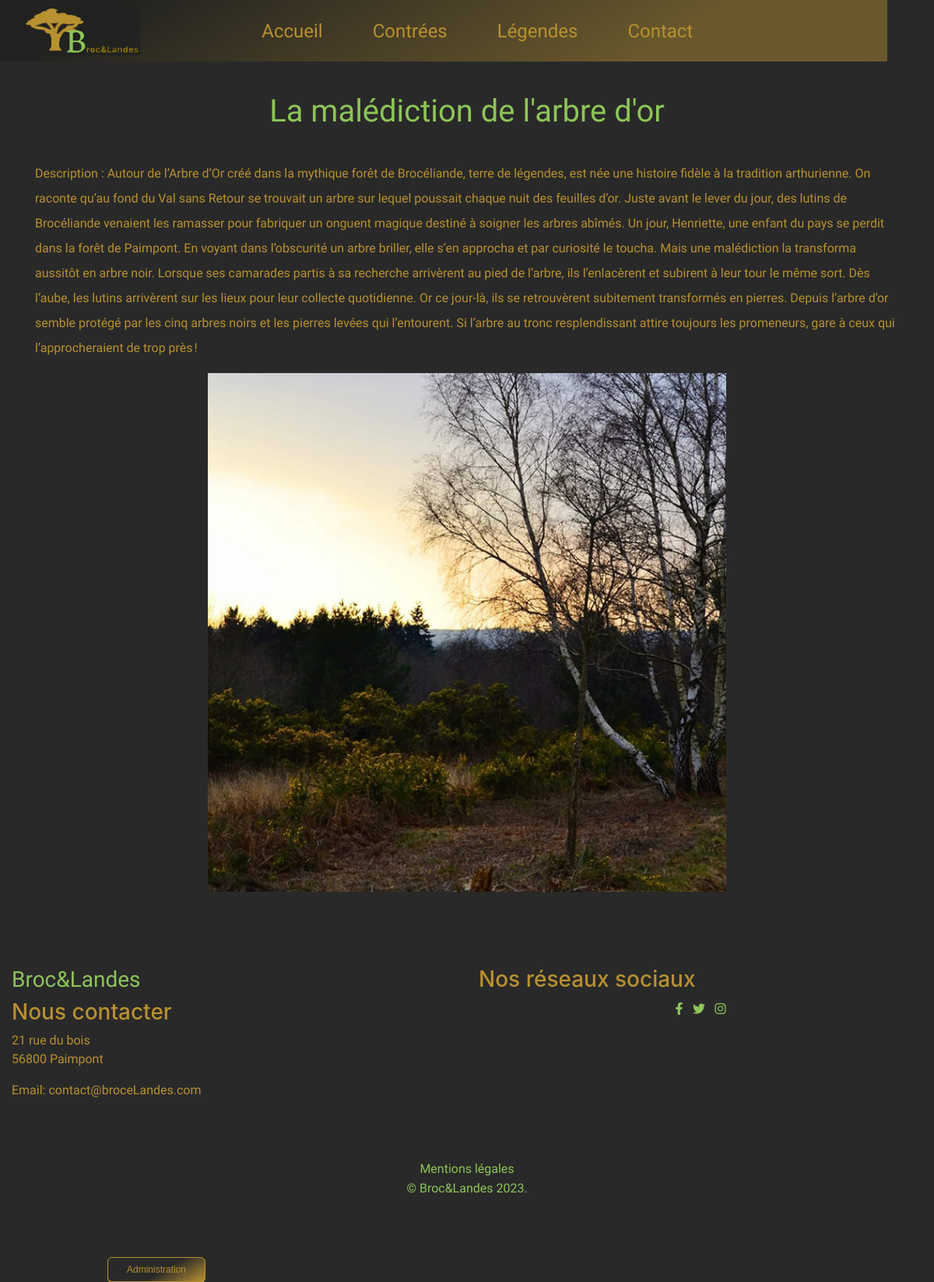
The app's page /?action=detailsLegende&id=1 with its own data.
### tables this page shows
CREATE TABLE `legende` (
  `Id_legende` int(11) NOT NULL,
  `titre` varchar(50) NOT NULL,
  `contenu` text DEFAULT NULL,
  `photo` varchar(500) DEFAULT NULL,
  `Id_contree` int(11) DEFAULT NULL
);

### App/Controllers/detailsLegendeController.php (called while the page is built, shortened)
<?php
            $id = $_GET['id'];
            $legende = Legende::getById($id);
    include_once('App/Views/viewDetailsLegende.php');
?>

### index.php (called while the page is built, shortened)
<?php
require_once(__DIR__ . '/App/routage.php');
if (isset($_GET["action"])) {
    $action = $_GET["action"];
} else {
    $action = "defaut";
}
$fichier = redirectsTo($action);
include(__DIR__ . '/App/Controllers/' . $fichier);
?>

### App/Models/legende.php (called while the page is built, shortened)
<?php
class Legende extends DbConnect
{
    public static function getById($id)
    {
        try {
            $cnx = self::dbConnect();
            $req = $cnx->prepare("SELECT * FROM legende WHERE Id_legende = :id");
            $req->bindValue(':id', $id, PDO::PARAM_INT);
            $req->execute();
            return $req->fetch(PDO::FETCH_ASSOC);
        } catch (PDOException $e) {
            die("Erreur lors de la récupération des données : " . $e->getMessage());
        }
    }
}
?>

### App/Views/viewDetailsLegende.php (the view)
<?php
include_once(__DIR__ . '/viewHeader.php');
?>
<main class="container">
    <div class="detailsLegende">
        <h1><?= $legende['titre'] ?></h1>
        <p>Description : <?= $legende['contenu'] ?></p>
        <img src="Data/images/<?= $legende['photo'] ?>" alt="<?= $legende['titre'] ?>">
    </div>
</main>
<?php
include_once(__DIR__ . '/viewFooter.php');
?>

### Public/css/style.css (style rules this page uses)
:root { --vert: #8DC558; --doree: #b89130; --fond-gris-foncee: #292929; --fond-blanc: #dedddd; --fond-noir: #1c1b1b; }
* { margin: 0; padding: 0; }
h1, h2, h3 h4, p, a { font-family: 'Roboto', Helvetica, sans-serif; text-decoration: none; }
@media only screen and (min-width : 600px) { body { max-width: 1200px; width: 100%; min-height: 1200px; margin: 0 auto; background-color: var(--fond-gris-foncee); background-size: cover; color: var(--doree); } }
@media only screen and (min-width : 600px) { .container .detailsContree img, .container .detailsLegende img { max-width: 60%; margin-bottom: 20px; display: block; margin-left: auto; margin-right: auto; } }
@media only screen and (min-width : 600px) { .container h1 { margin: 40px; color: var(--vert); text-align: center; } }
@media only screen and (min-width : 600px) { .container p { color: var(--doree); line-height: 2rem; } }

### records on screen
legende: titre "La malédiction de l'arbre d'or", contenu "Autour de l’Arbre d’Or créé dans la mythique forêt de Brocéliande, terre de légendes, est née une histoire fidèle à la tradition arthurienne. On raconte qu’au fond du Val sans Retour se trouvait un arbre sur lequel poussait chaque nuit des feuilles d’or. Juste avant le lever du jour, des lutins de Brocéliande venaient les ramasser pour fabriquer un onguent magique destiné à soigner les arbres abîmés. Un jour, Henriette, une enfant du pays se perdit dans la forêt de Paimpont. En voyant dans l’obscurité un arbre briller, elle s’en approcha et par curiosité le toucha. Mais une malédiction la transforma aussitôt en arbre noir. Lorsque ses camarades partis à sa recherche arrivèrent au pied de…", photo (picture)
